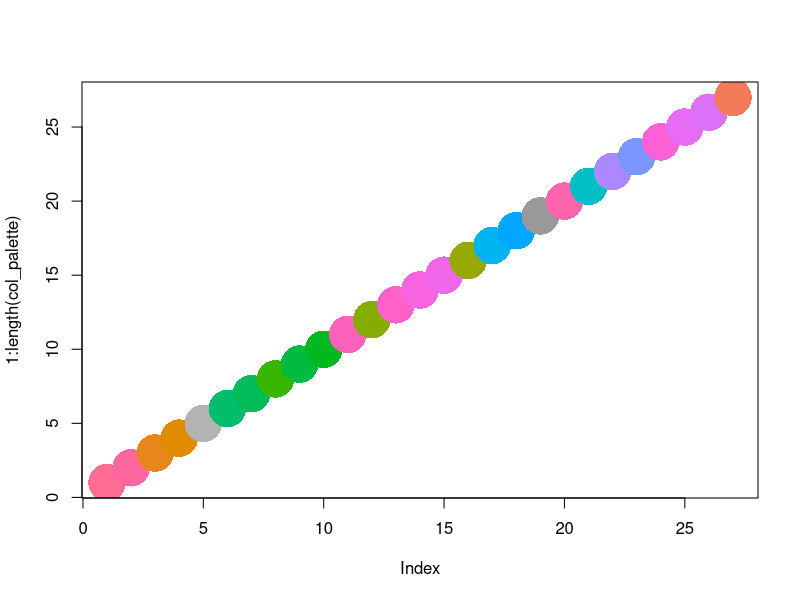

Write R code to recreate this figure.
col_palette <- c(
  "CD14 Mono" = rgb(255, 108, 145, maxColorValue = 255),
  "CD16 Mono" = rgb(255, 104, 159, maxColorValue = 255),
  "CD4 Memory" = rgb(231, 134, 26, maxColorValue = 255),
  "CD4 Naive"= rgb(224, 139, 0, maxColorValue = 255),
  "CD56 bright NK" = rgb(0.7, 0.7, 0.7),
  "CD8 Effector_1" = rgb(2, 190, 108, maxColorValue = 255),
  "CD8 Effector_2" = rgb(0, 188, 89, maxColorValue = 255),
  "CD8 Memory_1" = rgb(57, 182, 0, maxColorValue = 255),
  "CD8 Memory_2" = rgb(0, 186, 66, maxColorValue = 255),
  "CD8 Naive" = rgb(1, 184, 31, maxColorValue = 255),
  "cDC2" = rgb(255, 98, 188, maxColorValue = 255),
  "gdT" = rgb(133, 173, 0, maxColorValue = 255),
  "GMP" = rgb(255, 97, 201, maxColorValue = 255),
  "HSC" = rgb(247, 99, 224, maxColorValue = 255),
  "LMPP" = rgb(240, 102, 234, maxColorValue = 255),
  "MAIT" = rgb(149, 169, 0, maxColorValue = 255),
  "Memory B" = rgb(0, 180, 239, maxColorValue = 255),
  "Naive B" = rgb(2, 165, 255, maxColorValue = 255),
  "NK" = rgb(0.6, 0.6, 0.6),
  "pDC" = rgb(255, 101, 174, maxColorValue = 255),
  "Plasmablast" = rgb(1, 191, 196, maxColorValue = 255),
  "Prog_B 1" = rgb(172, 136, 255, maxColorValue = 255),
  "Prog_B 2" = rgb(121, 151, 255, maxColorValue = 255),
  "Prog_DC" = rgb(252, 97, 213, maxColorValue = 255),
  "Prog_Mk" = rgb(231, 107, 243, maxColorValue = 255),
  "Prog_RBC" = rgb(220, 113, 250, maxColorValue = 255),
  "Treg" = rgb(243, 123, 89, maxColorValue = 255)
)

plot(1:length(col_palette), pch = 16, col = col_palette, cex = 5)

